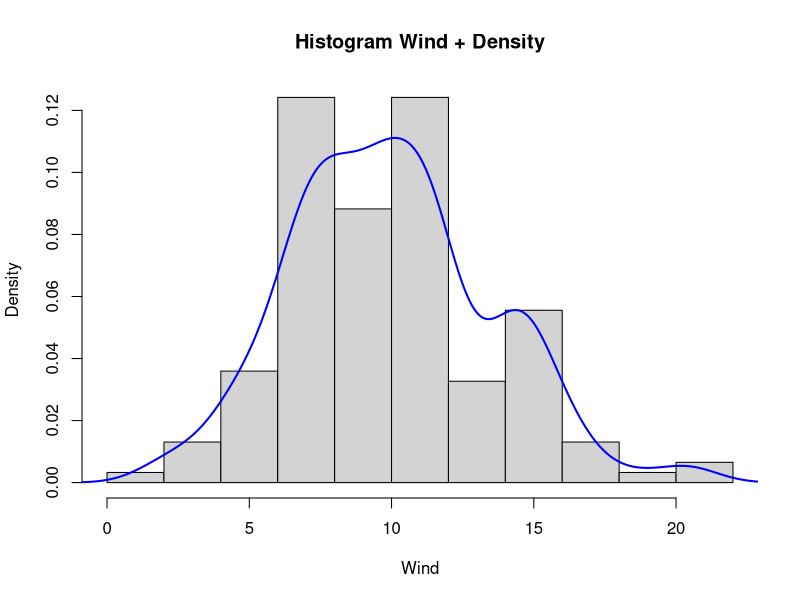
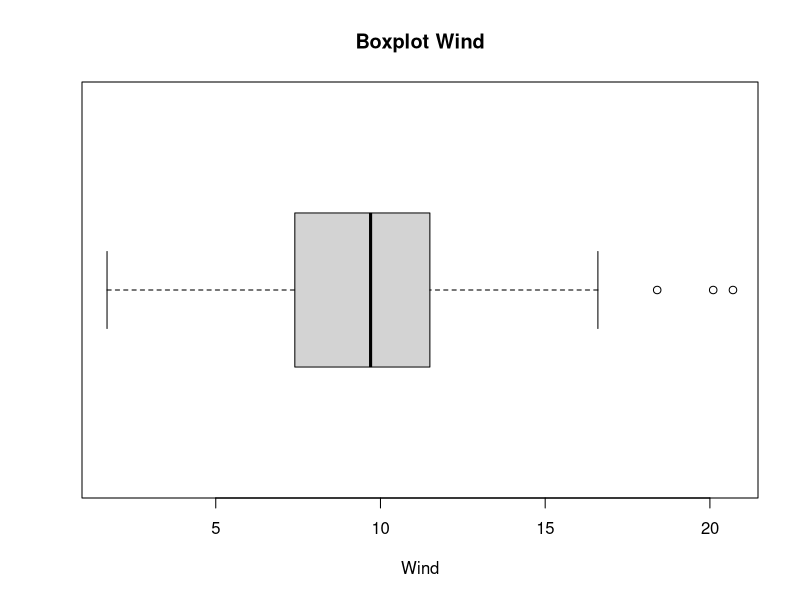
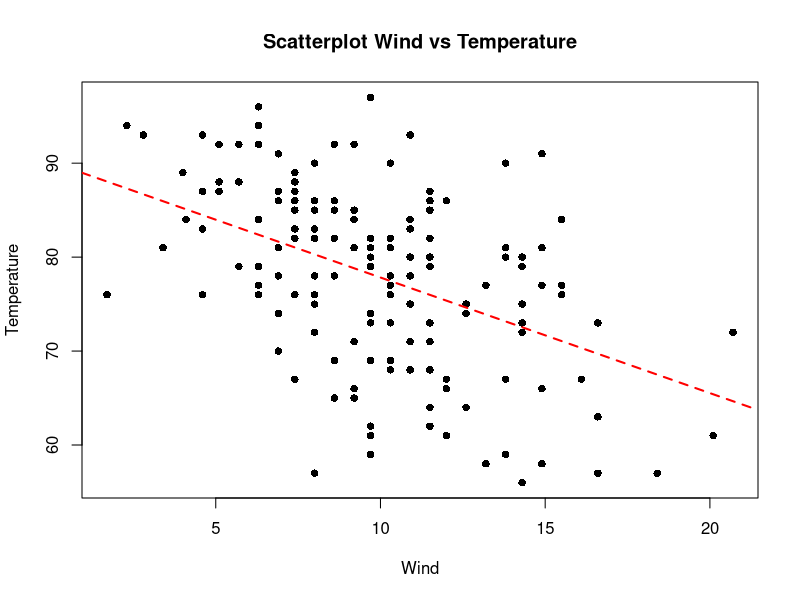

Write R code to recreate these figures, in order.
## TUGAS PERTEMUAN 3 : EKSPLORASI DATA AIRQUALITY ##
# Nama : Masda Ayu Nugrahawati
# NIM : 3338250005


#1. Data airquality
#Memanggil data airquality
data(airquality)
airquality
#Melihat struktur data
str(airquality)


#2. Histogram untuk variabel Wind dan densitynya 
#Histogram
hist(airquality$Wind,
     breaks = 10,
     probability = TRUE,
     xlab = "Wind",
     main = "Histogram Wind + Density")

#Estimasi kepadatan (density)
dens <- density(airquality$Wind)
#Menambahkan garis kepadatan (density)
lines(dens, col = "blue", lwd = 2)


#3. Boxplot & Steam and leaf
##a. Boxplot
boxplot(airquality$Wind,
        horizontal = TRUE,
        main = "Boxplot Wind",
        xlab = "Wind")

##b. Steam and Leaf
stem(airquality$Wind)


#4. Scatter Plot
#Pola pada data bivariat
# Scatterplot Wind terhadap Temperature
plot(Temp ~ Wind,
     data = airquality,
     pch = 16,
     main = "Scatterplot Wind vs Temperature",
     xlab = "Wind",
     ylab = "Temperature")

# Menambahkan garis regresi
abline(lm(Temp ~ Wind, data = airquality),
       col = "red",
       lty = 2,
       lwd = 2)
